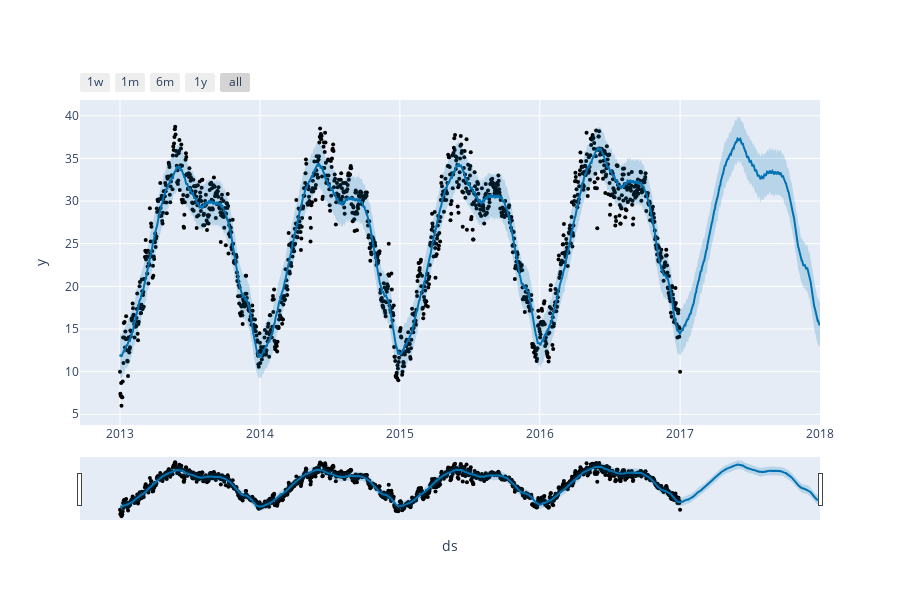

This figure's notebook cell:
### Code cell
forecasts = model.make_future_dataframe(periods=365)
predictions = model.predict(forecasts)
plot_plotly(model, predictions)

### Figure 1 — Plotly figure (JSON) as saved in the notebook; plotly's stock layout.template omitted (floating-point values rounded to 4 significant figures; data arrays with more than 128 entries replaced by an {"elided": "..."} marker saying what was removed)
{"data": [{"marker": {"color": "black", "size": 4}, "mode": "markers", "name": "Actual", "type": "scatter", "x": {"elided": "1462 str values"}, "y": {"elided": "1462 float values"}}, {"hoverinfo": "skip", "line": {"width": 0}, "mode": "lines", "type": "scatter", "x": {"elided": "1827 str values"}, "y": {"elided": "1827 float values"}}, {"fill": "tonexty", "fillcolor": "rgba(0, 114, 178, 0.2)", "line": {"color": "#0072B2", "width": 2}, "mode": "lines", "name": "Predicted", "type": "scatter", "x": {"elided": "1827 str values"}, "y": {"elided": "1827 float values"}}, {"fill": "tonexty", "fillcolor": "rgba(0, 114, 178, 0.2)", "hoverinfo": "skip", "line": {"width": 0}, "mode": "lines", "type": "scatter", "x": {"elided": "1827 str values"}, "y": {"elided": "1827 float values"}}], "layout": {"height": 600, "showlegend": false, "width": 900, "xaxis": {"rangeselector": {"buttons": [{"count": 7, "label": "1w", "step": "day", "stepmode": "backward"}, {"count": 1, "label": "1m", "step": "month", "stepmode": "backward"}, {"count": 6, "label": "6m", "step": "month", "stepmode": "backward"}, {"count": 1, "label": "1y", "step": "year", "stepmode": "backward"}, {"step": "all"}]}, "rangeslider": {"visible": true}, "title": {"text": "ds"}, "type": "date"}, "yaxis": {"title": {"text": "y"}}}}
